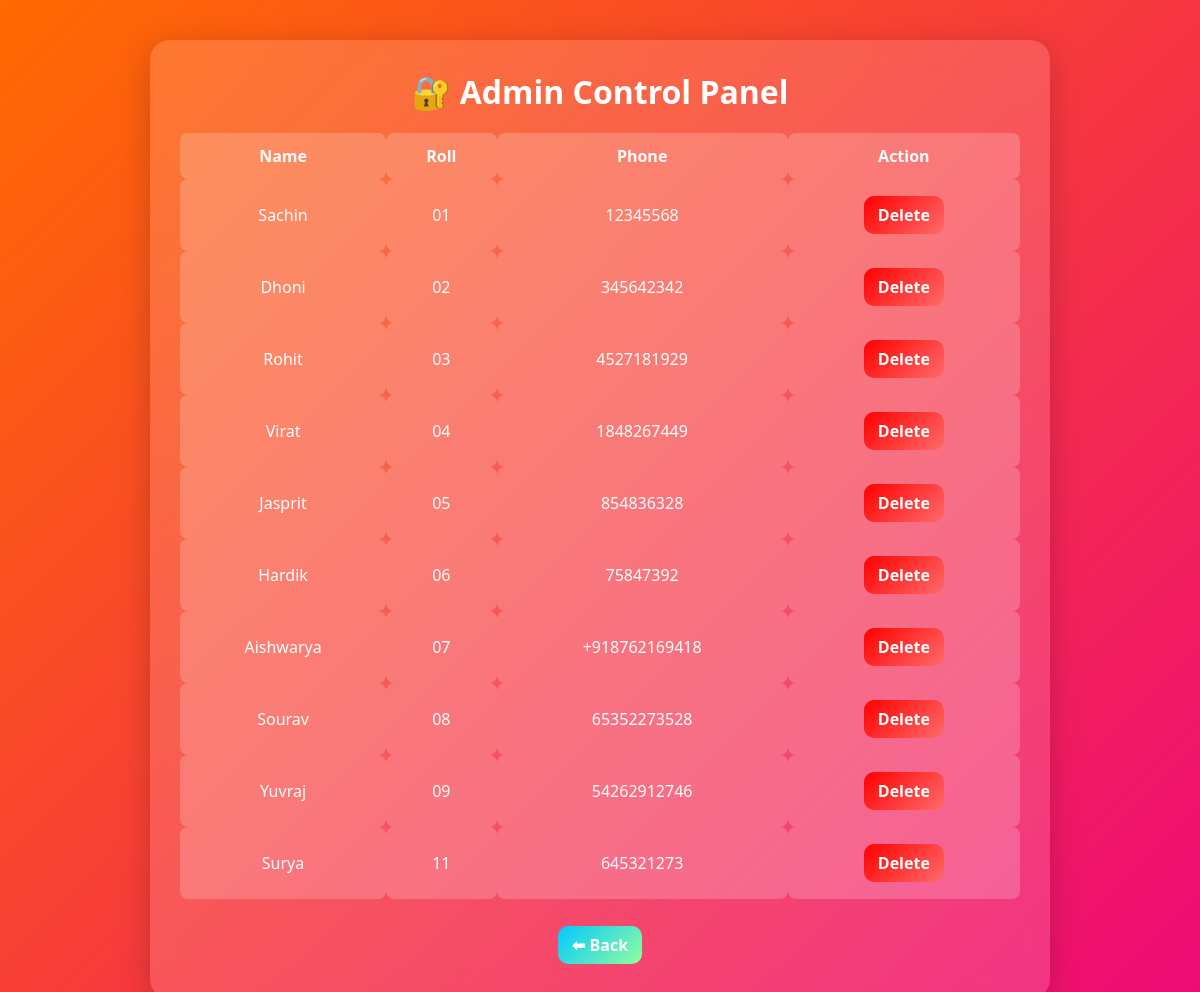
Page /control-panel-987 (signed in) on the committed database.
### tables this page shows
CREATE TABLE students(
id INTEGER PRIMARY KEY AUTOINCREMENT,
name TEXT,
roll TEXT,
phone TEXT
);

### app.py (the view)
@app.route("/control-panel-987")
def admin():
    if "user" not in session:
        return redirect("/")
    if session["user"] != "admin":
        return "Unauthorized Access"
    with get_db() as db:
        students = db.execute("SELECT * FROM students").fetchall()
    return render_template("admin.html", students=students)

### app.py (called while the page is built)
def get_db():
    conn = sqlite3.connect("database.db")
    conn.row_factory = sqlite3.Row
    return conn

### templates/admin.html (shortened to what this page needs)
<!DOCTYPE html>
<html>
<head>
<link rel="stylesheet" href="{{ url_for('static', filename='style.css') }}">
</head>
<body>
<div class="container">
<h1>🔐 Admin Control Panel</h1>
<table>
<tr>
<th>Name</th>
<th>Roll</th>
<th>Phone</th>
<th>Action</th>
</tr>
{% for s in students %}
<tr>
<td>{{ s.name }}</td>
<td>{{ s.roll }}</td>
<td>{{ s.phone }}</td>
<td>
<a class="btn delete-btn" href="/delete_student/{{ s.id }}">Delete</a>
</td>
</tr>
{% endfor %}
</table>
<br>
<a class="btn back-btn" href="/dashboard">⬅ Back</a>
</div>
</body>
</html>

### templates/static/css/style.css (style rules this page uses)
* { margin: 0; padding: 0; box-sizing: border-box; font-family: 'Segoe UI', sans-serif; }
body { min-height: 100vh; background: linear-gradient(135deg, #ff9a9e, #fad0c4, #a18cd1, #fbc2eb); background-size: 300% 300%; animation: gradientMove 8s ease infinite; color: white; }
.container { width: 90%; max-width: 900px; margin: 40px auto; padding: 30px; border-radius: 20px; background: rgba(255,255,255,0.15); backdrop-filter: blur(12px); box-shadow: 0 8px 32px rgba(0,0,0,0.2); }
h1, h2, h3 { text-align: center; margin-bottom: 15px; }
button, a { display: inline-block; margin: 8px; padding: 10px 15px; border-radius: 10px; text-decoration: none; border: none; background: linear-gradient(135deg, #ff758c, #ff7eb3); color: white; cursor: pointer; transition: 0.3s; }
table { width: 100%; margin-top: 20px; border-collapse: collapse; }
th, td { padding: 12px; text-align: center; background: rgba(255,255,255,0.2); border-radius: 8px; }
a { text-align: center; }
.btn { padding: 10px 16px; border-radius: 12px; font-weight: bold; text-decoration: none; color: white; display: inline-block; margin: 5px; }
.back-btn { background: linear-gradient(135deg,#ff9966,#ff5e62); }

### templates/admin.html (style rules this page uses)
body { background: linear-gradient(135deg,#ff6a00,#ee0979,#00c9ff,#92fe9d); background-size: 300% 300%; animation: move 6s infinite alternate; }
.container { text-align: center; }
.btn { padding: 8px 14px; border-radius: 10px; text-decoration: none; color: white; display: inline-block; margin: 5px; }
.delete-btn { background: linear-gradient(135deg,#ff0000,#ff6a6a); }
.back-btn { background: linear-gradient(135deg,#00c9ff,#92fe9d); }

### rows in the picture
students: name "Sachin", roll "01", phone "12345568"
students: name "Dhoni", roll "02", phone "345642342"
students: name "Rohit", roll "03", phone "4527181929"
students: name "Virat", roll "04", phone "1848267449"
students: name "Jasprit", roll "05", phone "854836328"
students: name "Hardik", roll "06", phone "75847392"
students: name "Aishwarya", roll "07", phone "+918762169418"
students: name "Sourav", roll "08", phone "65352273528"
students: name "Yuvraj", roll "09", phone "54262912746"
students: name "Surya", roll "11", phone "645321273"
